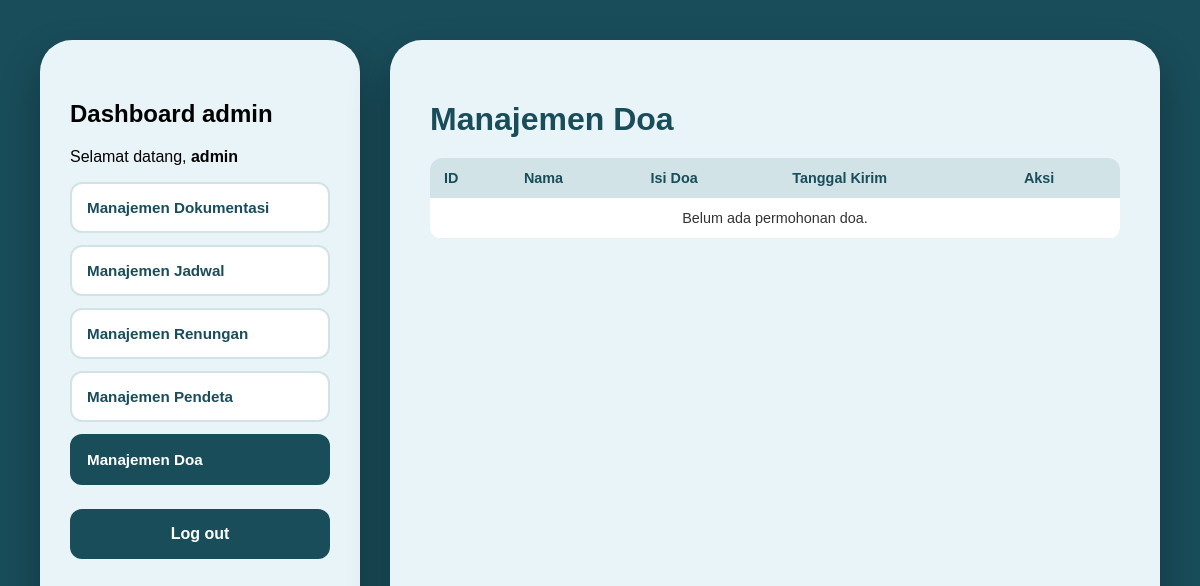
The page /admin/doa/index.php (signed in) on the database as committed earlier.
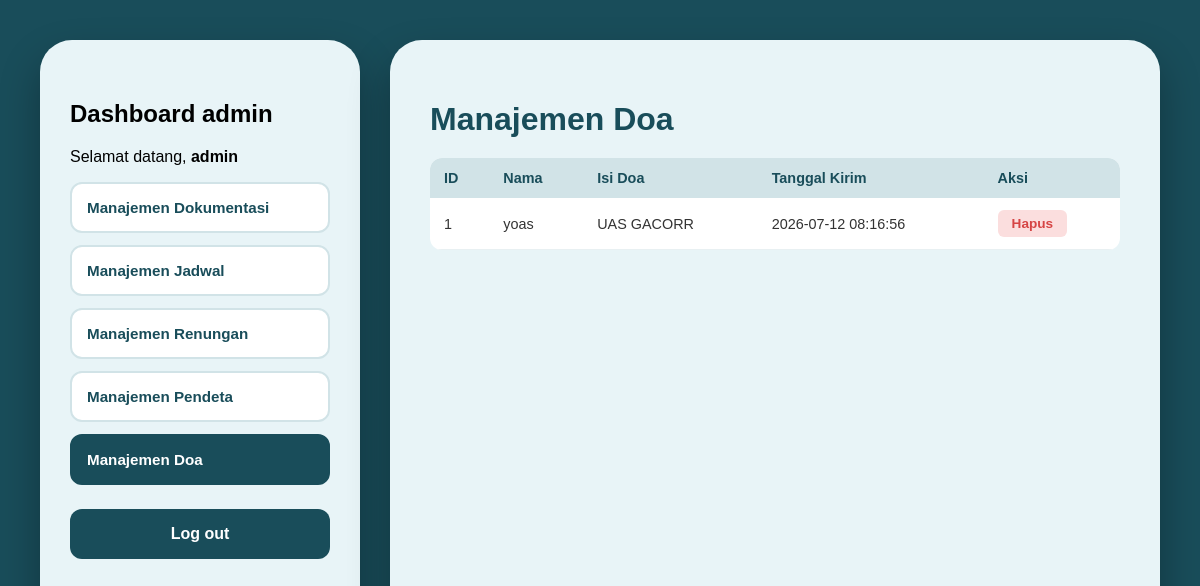
The same page on the database as committed later.
### tables this page shows
CREATE TABLE `tb_doa` (
  `id_doa` int NOT NULL,
  `nama_lengkap` varchar(150) NOT NULL,
  `isi_doa` text NOT NULL,
  `tanggal_kirim` datetime DEFAULT CURRENT_TIMESTAMP,
  `id_user` int DEFAULT NULL
);

### admin/doa/index.php (the view, shortened to what this page needs)
<?php
include "../../koneksi.php";
?>
<!DOCTYPE html>
<html lang="en">
<head>
  <link rel="stylesheet" href="../../css/dashboard.css">
</head>
<body>
  <div class="admin-layout">
    <?php include "../sidebar.php";?>
    <div class="main-content">
      <h1>Manajemen Doa</h1>
      <div style="overflow-x: auto;">
      <table class="table-dokumentasi" cellpadding="8" cellspacing="0">
        <tr>
          <th>ID</th>
          <th>Nama</th>
          <th>Isi Doa</th>
          <th>Tanggal Kirim</th>
          <th>Aksi</th>
        </tr>
        <?php
        $query = mysqli_query($conn,"SELECT * FROM tb_doa ORDER BY tanggal_kirim DESC");
        if (mysqli_num_rows($query) > 0) {
            while($row = mysqli_fetch_assoc($query)) {
                ?>
                <tr>
                    <td><?= $row['id_doa']; ?></td>
                    <td><?= htmlspecialchars($row['nama_lengkap']); ?></td>
                    <td><?= htmlspecialchars($row['isi_doa']); ?></td>
                    <td><?= $row['tanggal_kirim']; ?></td>
                    <td>
                    <a href="hapus.php?id=<?= $row['id_doa']; ?>" class="btn-hapus"
                    onclick="return confirm('Yakin mau hapus permohonan doa ini?')">
                    Hapus
                    </a>
                    </td>
                </tr>
                <?php
            }
        } else {
            ?>
            <tr>
                <td colspan="5" style="text-align:center;">Belum ada permohonan doa.</td>
            </tr>
            <?php
        }
        ?>
      </table>
      </div>
    </div>
  </div>
</body>
</html>

### admin/sidebar.php
<?php
$path = $_SERVER['PHP_SELF'];
$folder = basename(dirname($path));
if ($folder === 'admin') {
    $current_page = basename($path);
} else {
    $current_page = $folder;
}
?>
 <div class="sidebar">
        <h2>Dashboard admin</h2>
        <p>Selamat datang, <strong><?php echo htmlspecialchars($_SESSION['username']);?></strong></p>
    <div class="menu-group">
    <a href="/admin/dokumentasi/index.php" class="menu-link <?php echo ($current_page == 'dokumentasi') ? 'active' : ''; ?>">Manajemen Dokumentasi</a>
    <a href="/admin/jadwal/index.php" class="menu-link <?php echo ($current_page == 'jadwal') ? 'active' : ''; ?>">Manajemen Jadwal</a>
    <a href="/admin/renungan/index.php" class="menu-link <?php echo ($current_page == 'renungan') ? 'active' : ''; ?>">Manajemen Renungan</a>
    <a href="/admin/pendeta/index.php" class="menu-link <?php echo ($current_page == 'pendeta') ? 'active' : ''; ?>">Manajemen Pendeta</a>
    <a href="/admin/doa/index.php" class="menu-link <?php echo ($current_page == 'doa') ? 'active' : ''; ?>">Manajemen Doa</a>
    <a href="/admin/logout.php" class="btn-logout">Log out</a>
    </div>
</div>

### css/dashboard.css (style rules this page uses)
*, *::before, *::after { box-sizing: border-box; }
html, body { margin: 0; padding: 0; background-color: #194d5a; }
.menu-link { display: block; width: 100%; background-color: white; color: #194d5a; text-decoration: none; padding: 15px; border: 2px solid #d1e3e7; border-radius: 12px; font-family: "Poppins", sans-serif; font-weight: 600; font-size: 0.95rem; margin-bottom: 12px; transition: all 0, 3s ease; }
.btn-logout { display: block; width: 100%; background-color: #194d5a; color: white; text-decoration: none; padding: 16px; border: none; border-radius: 12px; font-family: "Poppins", sans-serif; font-weight: 600; font-size: 1rem; text-align: center; margin-top: 1.5rem; cursor: pointer; transition: transform 0.3s, background-color 0.3s; }
.admin-layout { font-family: "Poppins", sans-serif; display: flex; flex-direction: row; gap: 30px; min-height: 100vh; background-color: #194d5a; padding: 40px; box-sizing: border-box; }
.sidebar { width: 320px; flex-shrink: 0; background-color: #e8f4f7; border-radius: 2rem; padding: 40px 30px; box-sizing: border-box; box-shadow: 0 20px 40px rgba(0, 0, 0, 0.3); }
.main-content { flex-grow: 1; min-width: 0; background-color: #e8f4f7; border-radius: 2rem; padding: 40px; box-sizing: border-box; box-shadow: 0 20px 40px rgba(0, 0, 0, 0.3); }
.menu-link.active { background-color: #194d5a; color: white; border-color: #194d5a; }
.sidebar { view-transition-name: main-box; }
.main-content { view-transition-name: content-box; }
.main-content h1 { color: #194d5a; font-family: "Poppins", sans-serif; margin-bottom: 20px; }
.table-dokumentasi { width: 100%; border-collapse: separate; border-spacing: 0; font-family: "Popins", sans-serif; background: #fff; border-radius: 12px; overflow: hidden; border: none !important; }
.table-dokumentasi th { background-color: #d1e3e7; color: #194d5a; padding: 12px 14px; text-align: left; font-weight: 600; font-size: 0.9rem; border: none !important; }
.table-dokumentasi td { padding: 12px 14px; border-bottom: 1px solid #e8f0f2 !important; font-size: 0.9rem; color: #333; vertical-align: middle; border-left: none !important; border-right: none !important; }
.btn-hapus { display: inline-block; padding: 6px 14px; background-color: #fbdede; color: #d64545; text-decoration: none; border-radius: 6px; font-size: 0.85rem; font-weight: 600; transition: background-color 0.3s; }

Rows that differ between the two databases and show on the page:
added tb_doa: id_doa "1", nama_lengkap "yoas", isi_doa "UAS GACORR", tanggal_kirim "2026-07-12 08:16:56"
Other text that changed with them:
text no longer shown: "Belum ada permohonan doa."
